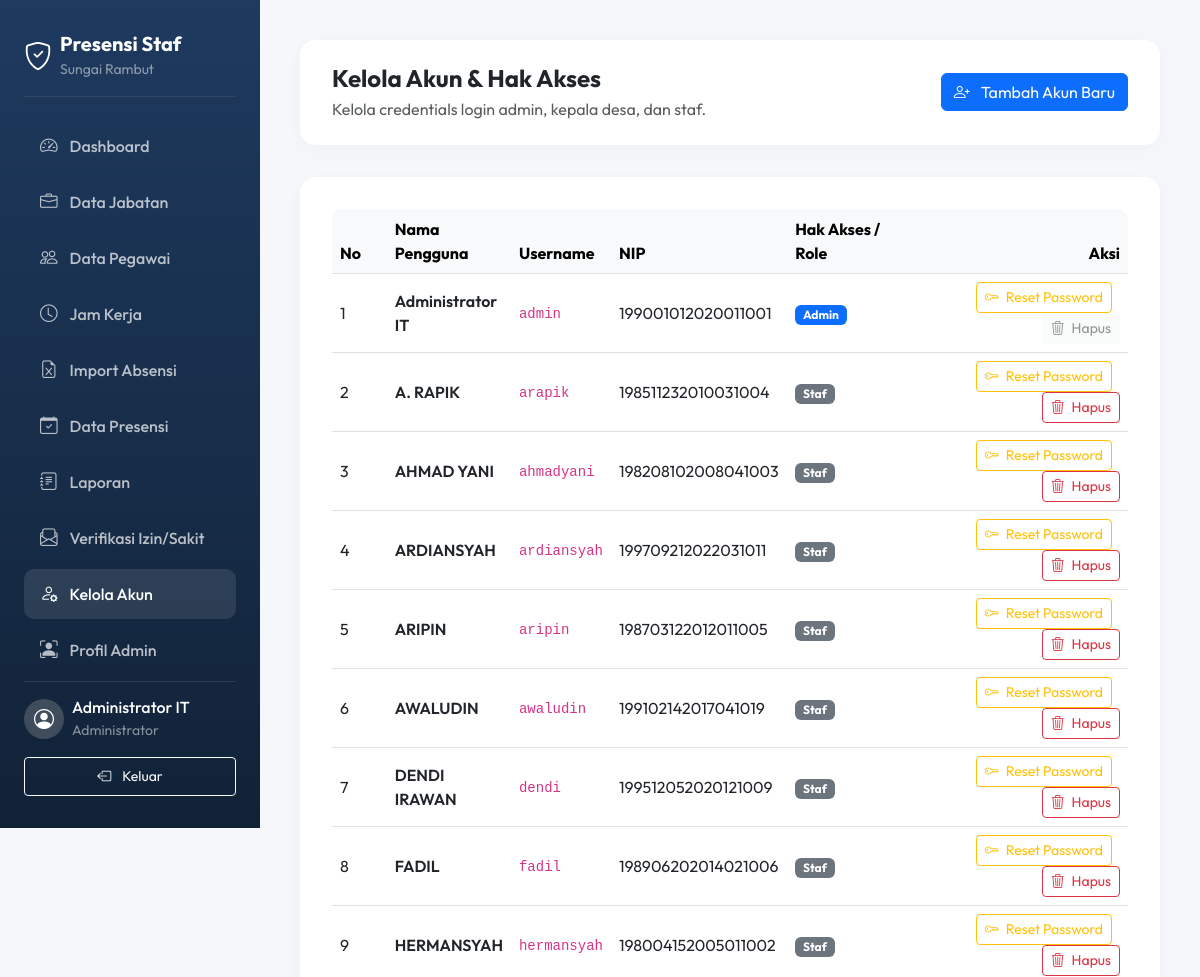
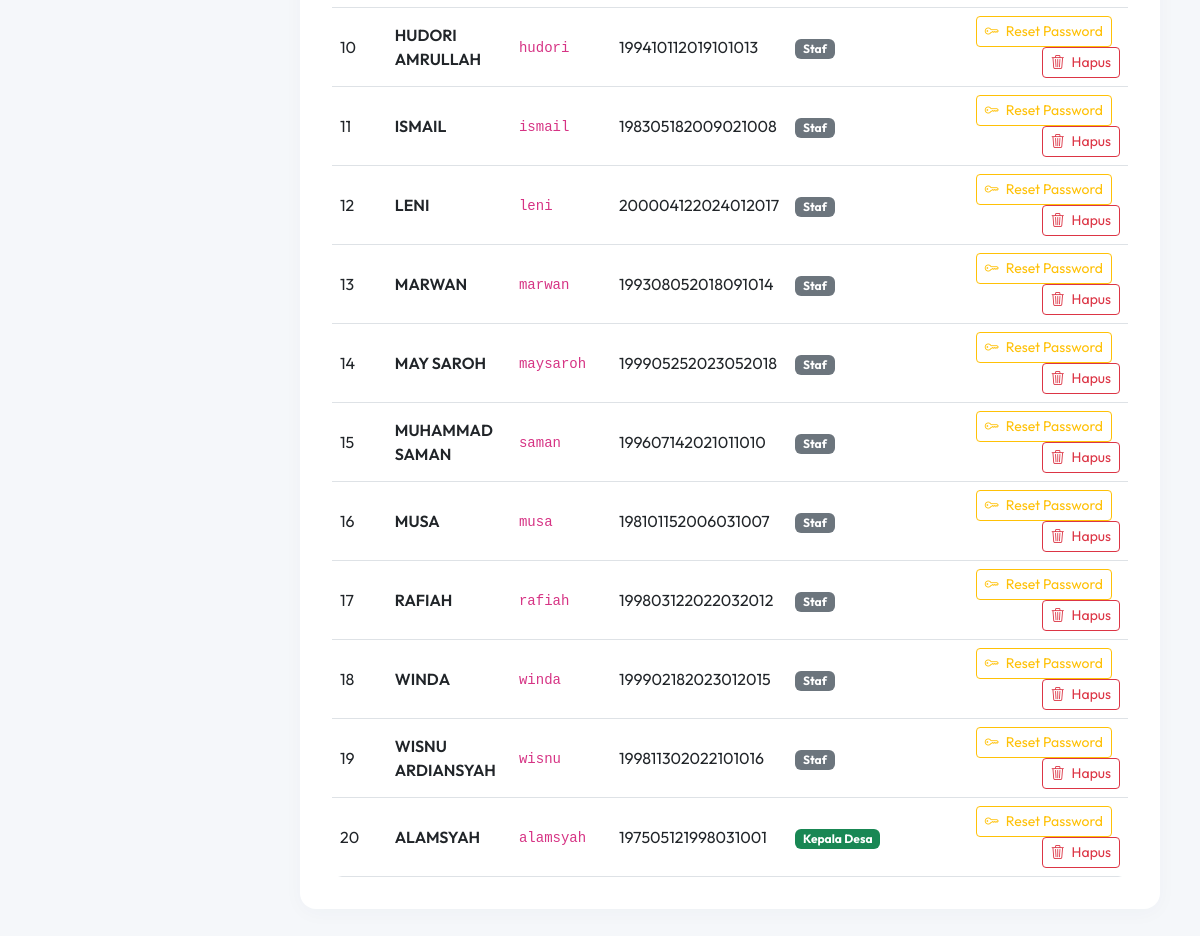
The page /admin/akun.php (signed in) on the database its author committed (2 pictures, top to bottom).
### tables this page shows
CREATE TABLE IF NOT EXISTS users (
    id INT AUTO_INCREMENT PRIMARY KEY,
    username VARCHAR(50) UNIQUE NOT NULL,
    password VARCHAR(255) NOT NULL,
    role ENUM('admin', 'staf', 'kepala_desa') NOT NULL,
    nama_lengkap VARCHAR(100) NOT NULL,
    nip VARCHAR(30) UNIQUE NULL,
    jabatan_id INT NULL,
    user_id VARCHAR(50) UNIQUE NULL COMMENT 'ID Pegawai / Barcode ID',
    created_at TIMESTAMP DEFAULT CURRENT_TIMESTAMP,
    FOREIGN KEY (jabatan_id) REFERENCES jabatan(id) ON DELETE SET NULL
);

### admin/akun.php (the view, shortened to what this page needs)
<?php
require_once 'header.php';
$accounts = [];
try {
    $stmt = $pdo->query("SELECT id, username, role, nama_lengkap, nip FROM users ORDER BY role ASC, nama_lengkap ASC");
    $accounts = $stmt->fetchAll();
} catch (PDOException $e) {
    $error = "Gagal memuat data akun: " . $e->getMessage();
}
?>
<div class="page-header d-flex justify-content-between align-items-center">
    <div>
        <h4 class="fw-bold text-dark mb-1">Kelola Akun & Hak Akses</h4>
        <p class="text-muted mb-0">Kelola credentials login admin, kepala desa, dan staf.</p>
    </div>
    <button type="button" class="btn btn-primary" data-bs-toggle="modal" data-bs-target="#createAccountModal">
        <i class="bi bi-person-plus me-2"></i> Tambah Akun Baru
    </button>
</div>
<div class="card card-custom">
    <div class="table-responsive">
        <table class="table table-hover align-middle mb-0">
            <thead class="table-light">
                <tr>
                    <th style="width: 60px;">No</th>
                    <th>Nama Pengguna</th>
                    <th>Username</th>
                    <th>NIP</th>
                    <th>Hak Akses / Role</th>
                    <th class="text-end" style="width: 280px;">Aksi</th>
                </tr>
            </thead>
            <tbody>
                <?php $no = 1; foreach ($accounts as $acc): ?>
                    <tr>
                        <td><?= $no++ ?></td>
                        <td class="fw-semibold text-dark"><?= htmlspecialchars($acc['nama_lengkap']) ?></td>
                        <td><code><?= htmlspecialchars($acc['username']) ?></code></td>
                        <td><?= $acc['nip'] ? htmlspecialchars($acc['nip']) : '-' ?></td>
                        <td>
                            <?php if ($acc['role'] === 'admin'): ?>
                                <span class="badge bg-primary px-2.5 py-1.5">Admin</span>
                            <?php elseif ($acc['role'] === 'kepala_desa'): ?>
                                <span class="badge bg-success px-2.5 py-1.5">Kepala Desa</span>
                            <?php else: ?>
                                <span class="badge bg-secondary px-2.5 py-1.5">Staf</span>
                            <?php endif; ?>
                        </td>
                        <td class="text-end">
                            <button type="button" class="btn btn-sm btn-outline-warning me-2"
                                    data-bs-toggle="modal"
                                    data-bs-target="#resetPasswordModal"
                                    data-id="<?= $acc['id'] ?>"
                                    data-nama="<?= htmlspecialchars($acc['nama_lengkap']) ?>">
                                <i class="bi bi-key me-1"></i> Reset Password
                            </button>
                            <?php if ($acc['id'] != $_SESSION['user_id']): ?>
                                <button type="button" class="btn btn-sm btn-outline-danger"
                                        data-bs-toggle="modal"
                                        data-bs-target="#deleteAccountModal"
                                        data-id="<?= $acc['id'] ?>"
                                        data-nama="<?= htmlspecialchars($acc['nama_lengkap']) ?>">
                                    <i class="bi bi-trash3 me-1"></i> Hapus
                                </button>
                            <?php else: ?>
                                <button type="button" class="btn btn-sm btn-light text-muted" disabled>
                                    <i class="bi bi-trash3 me-1"></i> Hapus
                                </button>
                            <?php endif; ?>
                        </td>
                    </tr>
                <?php endforeach; ?>
            </tbody>
        </table>
    </div>
</div>
<?php require_once 'footer.php'; ?>

### admin/header.php (shortened to what this page needs)
<?php
$current_page = basename($_SERVER['PHP_SELF']);
?>
<!DOCTYPE html>
<html lang="id">
<head>
    <link href="https://cdn.jsdelivr.net/npm/bootstrap@5.3.0/dist/css/bootstrap.min.css" rel="stylesheet">
    <link href="https://cdn.jsdelivr.net/npm/bootstrap-icons@1.11.0/font/bootstrap-icons.css" rel="stylesheet">
</head>
<body>
    <div class="sidebar">
        <div class="d-flex align-items-center mb-4 pb-3 border-bottom border-secondary border-opacity-25">
            <i class="bi bi-shield-check text-white fs-3 me-2"></i>
            <div>
                <h5 class="fw-bold mb-0 text-white">Presensi Staf</h5>
                <small class="text-white-50 fs-7">Sungai Rambut</small>
            </div>
        </div>
        <ul class="nav flex-column mb-auto">
            <li class="nav-item">
                <a class="nav-link <?= ($current_page === 'dashboard.php') ? 'active' : '' ?>" href="dashboard.php">
                    <i class="bi bi-speedometer2"></i> Dashboard
                </a>
            </li>
            <li class="nav-item">
                <a class="nav-link <?= ($current_page === 'jabatan.php') ? 'active' : '' ?>" href="jabatan.php">
                    <i class="bi bi-briefcase"></i> Data Jabatan
                </a>
            </li>
            <li class="nav-item">
                <a class="nav-link <?= ($current_page === 'pegawai.php') ? 'active' : '' ?>" href="pegawai.php">
                    <i class="bi bi-people"></i> Data Pegawai
                </a>
            </li>
            <li class="nav-item">
                <a class="nav-link <?= ($current_page === 'jam_kerja.php') ? 'active' : '' ?>" href="jam_kerja.php">
                    <i class="bi bi-clock"></i> Jam Kerja
                </a>
            </li>
            <li class="nav-item">
                <a class="nav-link <?= ($current_page === 'import.php') ? 'active' : '' ?>" href="import.php">
                    <i class="bi bi-file-earmark-excel"></i> Import Absensi
                </a>
            </li>
            <li class="nav-item">
                <a class="nav-link <?= ($current_page === 'presensi.php') ? 'active' : '' ?>" href="presensi.php">
                    <i class="bi bi-calendar-check"></i> Data Presensi
                </a>
            </li>
            <li class="nav-item">
                <a class="nav-link <?= ($current_page === 'laporan.php') ? 'active' : '' ?>" href="laporan.php">
                    <i class="bi bi-journal-text"></i> Laporan
                </a>
            </li>
            <li class="nav-item">
                <a class="nav-link <?= ($current_page === 'verifikasi_izin.php') ? 'active' : '' ?>" href="verifikasi_izin.php">
                    <i class="bi bi-envelope-paper"></i> Verifikasi Izin/Sakit
                </a>
            </li>
            <li class="nav-item">
                <a class="nav-link <?= ($current_page === 'akun.php') ? 'active' : '' ?>" href="akun.php">
                    <i class="bi bi-person-gear"></i> Kelola Akun
                </a>
            </li>
            <li class="nav-item">
                <a class="nav-link <?= ($current_page === 'profil.php') ? 'active' : '' ?>" href="profil.php">
                    <i class="bi bi-person-bounding-box"></i> Profil Admin
                </a>
            </li>
        </ul>
        <div class="mt-auto pt-3 border-top border-secondary border-opacity-25">
            <div class="d-flex align-items-center mb-3">
                <div class="avatar-circle bg-secondary bg-opacity-50 text-white rounded-circle d-flex align-items-center justify-content-center me-2" style="width: 40px; height: 40px;">
                    <i class="bi bi-person-circle fs-5"></i>
                </div>
                <div>
                    <h6 class="mb-0 text-white"><?= htmlspecialchars($_SESSION['nama_lengkap']) ?></h6>
                    <small class="text-white-50">Administrator</small>
                </div>
            </div>
            <a href="../logout.php" class="btn btn-outline-light btn-sm w-100 py-2">
                <i class="bi bi-box-arrow-left me-2"></i> Keluar
            </a>
        </div>
    </div>
    <div class="main-content">

### admin/footer.php (shortened to what this page needs)
    </div>
</body>
</html>

### admin/header.php (style rules this page uses)
:root { --primary-color: #1E3A5F; --secondary-bg: #F5F7FA; --text-dark: #2A3B50; --color-hadir: #2ECC71; --color-terlambat: #E67E22; --color-alpha: #E74C3C; }
body { font-family: 'Outfit', sans-serif; background-color: var(--secondary-bg); color: var(--text-dark); margin: 0; }
.sidebar { width: 260px; background: linear-gradient(180deg, #1E3A5F 0%, #112237 100%); color: #FFFFFF; min-height: 100vh; position: fixed; left: 0; top: 0; padding: 2rem 1.5rem; z-index: 100; display: flex; flex-direction: column; }
.sidebar .nav-link { color: rgba(255, 255, 255, 0.7); border-radius: 10px; padding: 0.75rem 1rem; margin-bottom: 0.35rem; transition: all 0.2s ease; font-weight: 500; display: flex; align-items: center; }
.sidebar .nav-link i { font-size: 1.1rem; margin-right: 0.75rem; }
.sidebar .nav-link:hover, .sidebar .nav-link.active { color: #FFFFFF; background-color: rgba(255, 255, 255, 0.1); }
.main-content { margin-left: 260px; padding: 2.5rem; min-height: 100vh; }
.page-header { background-color: #FFFFFF; border-radius: 15px; padding: 1.5rem 2rem; box-shadow: 0 4px 20px rgba(30, 58, 95, 0.03); margin-bottom: 2rem; }
.card-custom { background-color: #FFFFFF; border-radius: 16px; padding: 2rem; box-shadow: 0 4px 20px rgba(30, 58, 95, 0.03); border: none; margin-bottom: 1.5rem; }
.table-responsive { border-radius: 10px; overflow: hidden; }

### rows shown on the page
users: nama_lengkap "Administrator IT", username "admin", nip "199001012020011001", role "Admin", shows "Hapus"
users: nama_lengkap "A. RAPIK", username "arapik", nip "198511232010031004", role "Staf"
users: nama_lengkap "AHMAD YANI", username "ahmadyani", nip "198208102008041003", role "Staf"
users: nama_lengkap "ARDIANSYAH", username "ardiansyah", nip "199709212022031011", role "Staf"
users: nama_lengkap "ARIPIN", username "aripin", nip "198703122012011005", role "Staf"
users: nama_lengkap "AWALUDIN", username "awaludin", nip "199102142017041019", role "Staf"
users: nama_lengkap "DENDI IRAWAN", username "dendi", nip "199512052020121009", role "Staf"
users: nama_lengkap "FADIL", username "fadil", nip "198906202014021006", role "Staf"
users: nama_lengkap "HERMANSYAH", username "hermansyah", nip "198004152005011002", role "Staf"
users: nama_lengkap "HUDORI AMRULLAH", username "hudori", nip "199410112019101013", role "Staf"
users: nama_lengkap "ISMAIL", username "ismail", nip "198305182009021008", role "Staf"
users: nama_lengkap "LENI", username "leni", nip "200004122024012017", role "Staf"
users: nama_lengkap "MARWAN", username "marwan", nip "199308052018091014", role "Staf"
users: nama_lengkap "MAY SAROH", username "maysaroh", nip "199905252023052018", role "Staf"
users: nama_lengkap "MUHAMMAD SAMAN", username "saman", nip "199607142021011010", role "Staf"
users: nama_lengkap "MUSA", username "musa", nip "198101152006031007", role "Staf"
users: nama_lengkap "RAFIAH", username "rafiah", nip "199803122022032012", role "Staf"
users: nama_lengkap "WINDA", username "winda", nip "199902182023012015", role "Staf"
users: nama_lengkap "WISNU ARDIANSYAH", username "wisnu", nip "199811302022101016", role "Staf"
users: nama_lengkap "ALAMSYAH", username "alamsyah", nip "197505121998031001", role "Kepala Desa"

### other values the page prints
$_SESSION['nama_lengkap'] "Administrator IT"
